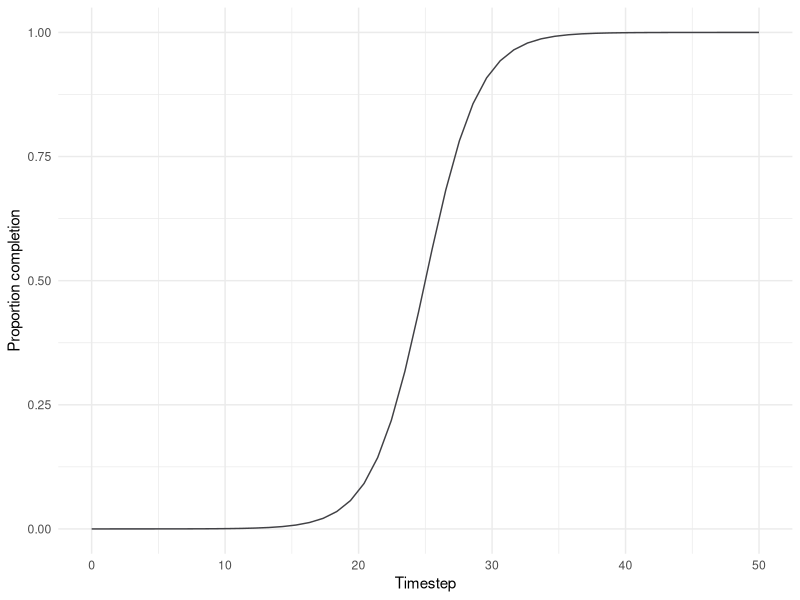
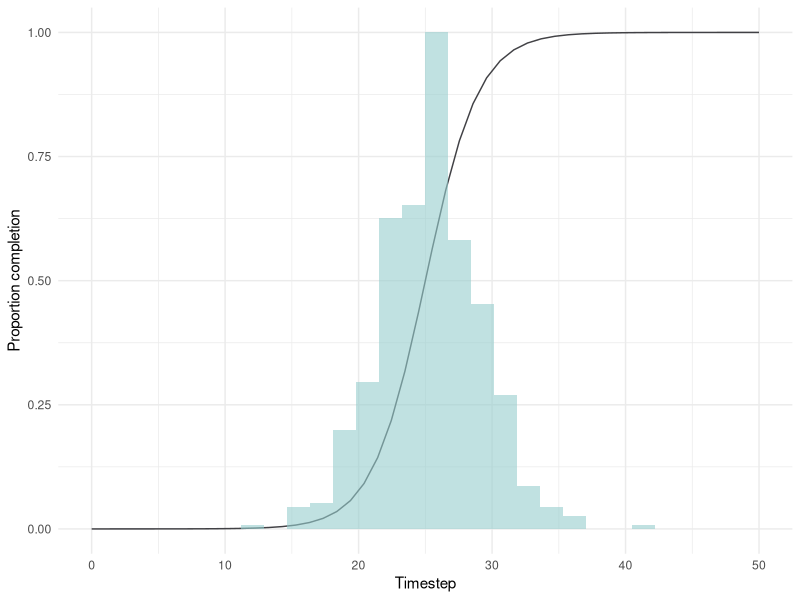
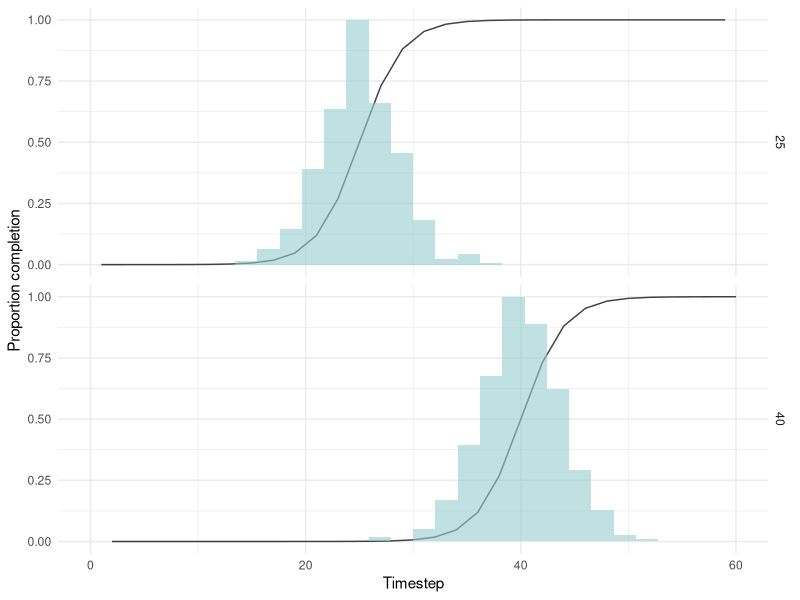
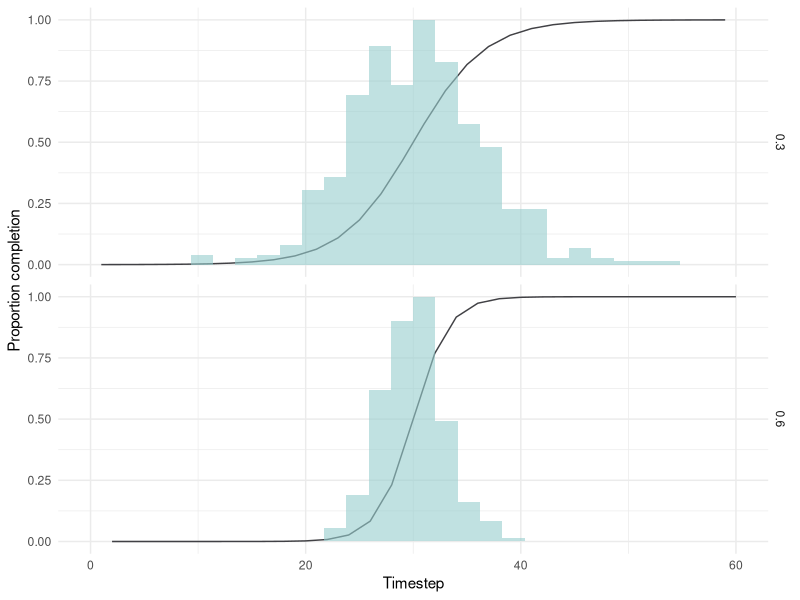

R code for these plots, in order:
## ---- chunk 1
knitr::opts_chunk$set(echo = TRUE,warning = FALSE, message = FALSE)
## ---- chunk 2

library(tidyverse)
theme_set(theme_minimal())
colors <- list(
  data = "paleturquoise3",
  fit = "#414145")

xs <- seq(0, 50, length.out = 50)

# Set equation parameters
trend <- tibble(
  timestep = xs,
  asymptote = 1,
  scale = .5,
  midpoint = 25,
  prop = asymptote / (1 + exp((midpoint - timestep) * scale)))

ggplot() + 
  geom_line(data = trend, aes(x=timestep, y=prop),color = colors$fit) +
  scale_x_continuous(
    name = "Timestep", 
    limits = c(0, 50)) + 
  scale_y_continuous(
    name = "Proportion completion",
    limits = c(0, 1))
## ---- chunk 3

## Timestep calculation function 

emergence <- function(midpoint,scale,x){
  timestep<- midpoint - (log((1/x)-1)/scale)
    return(timestep)
}


## Generate data

sample <- tibble(
  x = runif(500, 0, 1),
  scale = .5,
  midpoint = 25,
  timestep = emergence(midpoint, scale, x))

## Plot sample against trend

ggplot()+
  geom_line(data=trend, aes(x=timestep, y=prop), color=colors$fit)+
  geom_histogram(data=sample, aes(x=timestep,y = stat(ncount)), alpha=0.6, fill=colors$data)+
  scale_x_continuous(
    name = "Timestep", 
    limits = c(0, 50)) + 
  scale_y_continuous(
    name = "Proportion completion",
    limits = c(0, 1))


## ---- chunk 4

## Generate trend data

mid.trend<-tibble(
  timestep = rep(c(1:60), times=2),
  asymptote = 1,
  scale = .5,
  midpoint = rep(c(25,40), times=60),
  completion = asymptote / (1 + exp((midpoint - timestep) * scale)))


## Generate sample data

mid.sample <- tibble(
  x = runif(1000, 0, 1),
  scale = .5,
  midpoint = rep(c(25,40), times=500),
  timestep = emergence(midpoint, scale, x))
mid.sample$midpoint<-as.factor(mid.sample$midpoint)

## Plot sample against trend

ggplot()+
  geom_line(data=mid.trend, aes(x=timestep, y=completion), color=colors$fit)+
  geom_histogram(data=mid.sample, aes(x=timestep,y = stat(ncount)), alpha=0.6, fill=colors$data)+
  scale_x_continuous(
    name = "Timestep", 
    limits = c(0, 60)) + 
  scale_y_continuous(
    name = "Proportion completion",
    limits = c(0, 1))+
  facet_grid(rows=vars(midpoint))


## ---- chunk 5

## Generate trend data

mid.trend<-tibble(
  timestep = rep(c(1:60), times=2),
  asymptote = 1,
  scale = rep(c(0.3,0.6),times=60),
  midpoint = 30,
  completion = asymptote / (1 + exp((midpoint - timestep) * scale)))


## Generate sample data

mid.sample <- tibble(
  x = runif(1000, 0, 1),
  scale = rep(c(0.3,0.6),times=500),
  midpoint = 30,
  timestep = emergence(midpoint, scale, x))
mid.sample$midpoint<-as.factor(mid.sample$midpoint)

## Plot sample against trend

ggplot()+
  geom_line(data=mid.trend, aes(x=timestep, y=completion), color=colors$fit)+
  geom_histogram(data=mid.sample, aes(x=timestep,y = stat(ncount)), alpha=0.6, fill=colors$data)+
  scale_x_continuous(
    name = "Timestep", 
    limits = c(0, 60)) + 
  scale_y_continuous(
    name = "Proportion completion",
    limits = c(0, 1))+
  facet_grid(rows=vars(scale))


